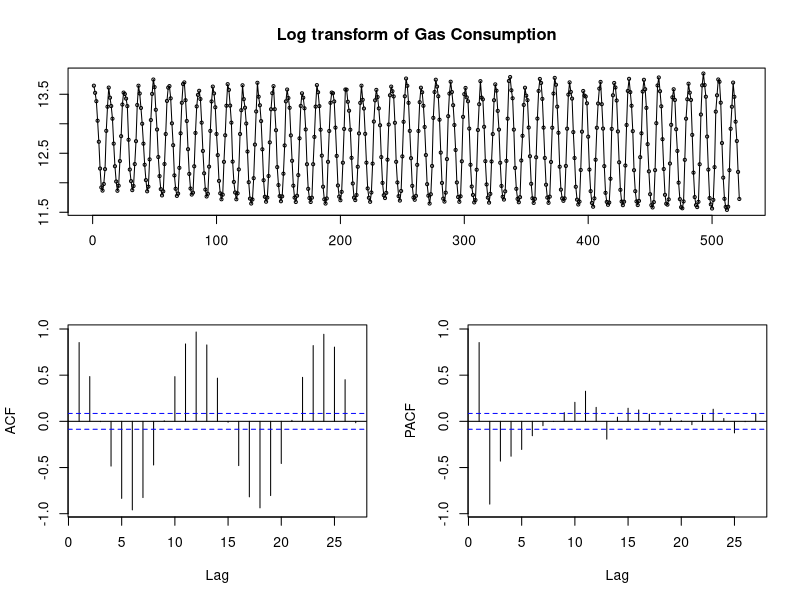
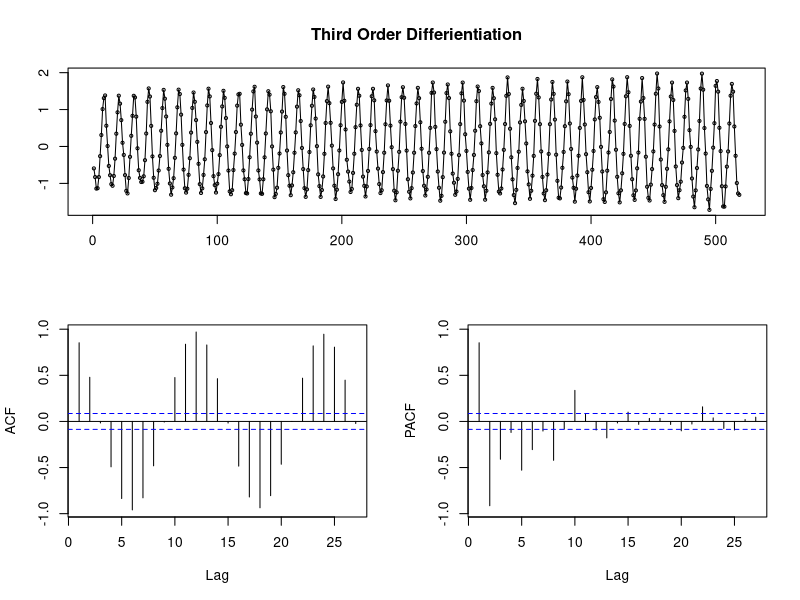
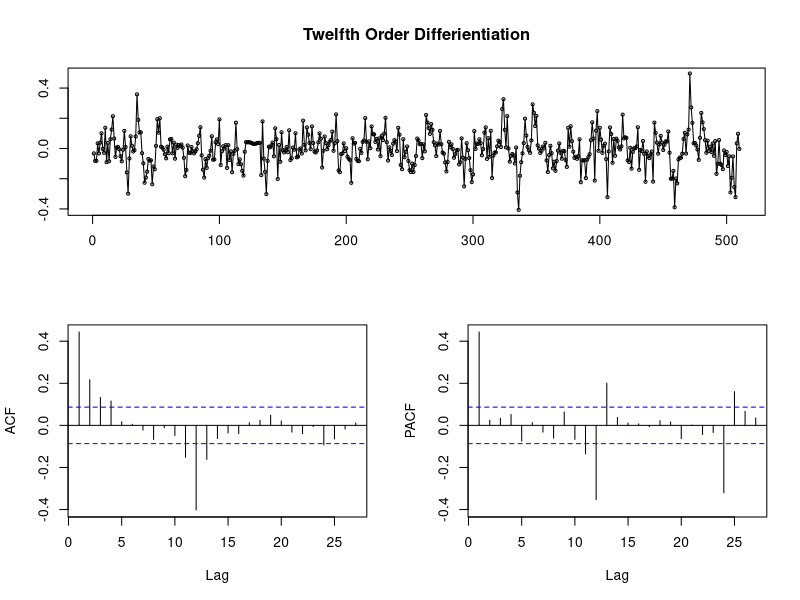
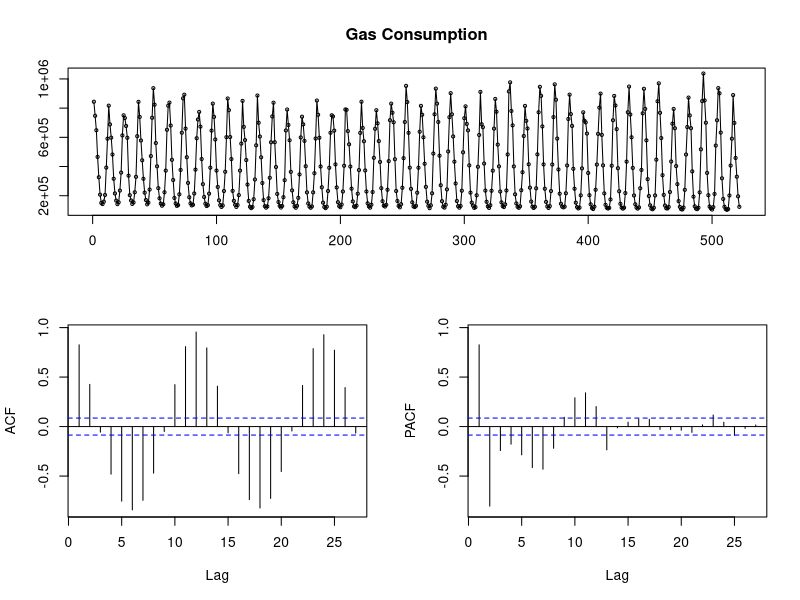
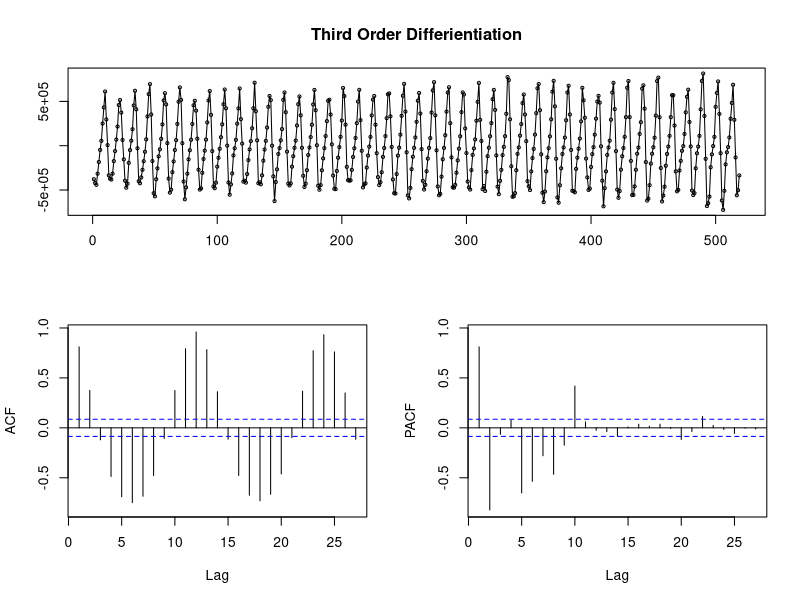
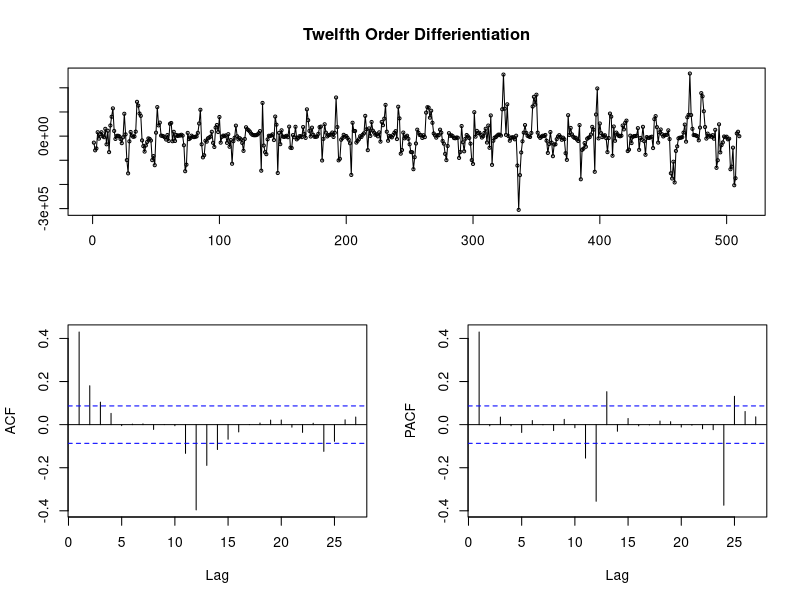
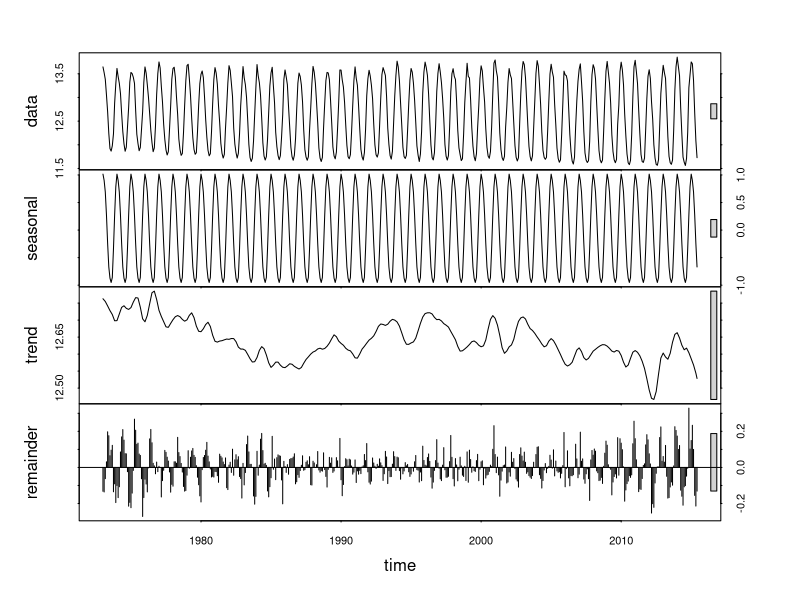
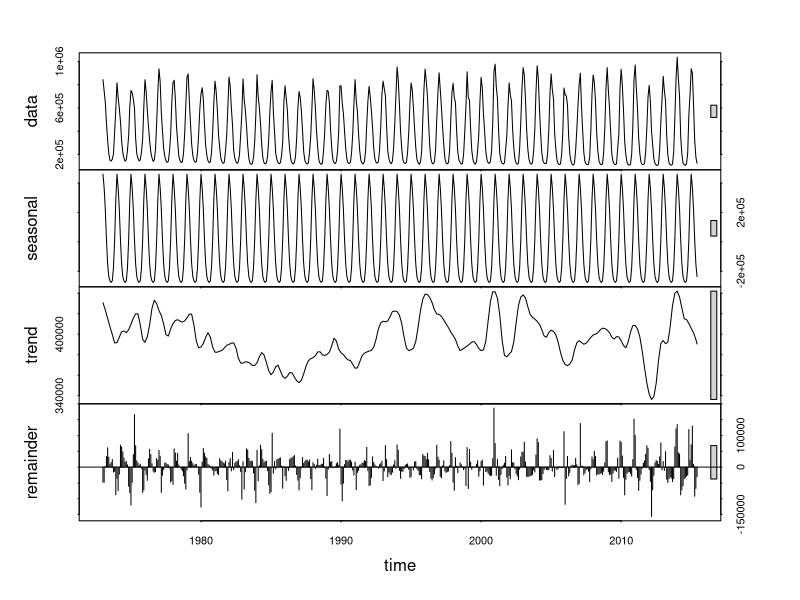

The R source for these figures, in order:
## ---- chunk 1
library(readr)
gas <- na.omit(read_csv("data/gas.csv", col_types = cols(date = col_date(format = "%Y-%m-%d"))))
rmse <- function(l, r) {
  sqrt(sum((l - r)^2)/NROW(l))
}
exp_rmse <- function(l, r) {
  rmse(exp(l), exp(r))
}
## ---- chunk 2
library(forecast)
tsdisplay(gas$log_gas_cons,main="Log transform of Gas Consumption")
tsdisplay(diff(gas$log_gas_cons, 3), main="Third Order Differientiation")
tsdisplay(diff(gas$log_gas_cons, 12), main="Twelfth Order Differientiation")
## ---- chunk 3
tsdisplay(gas$gas_cons,main="Gas Consumption")
tsdisplay(diff(gas$gas_cons, 3), main="Third Order Differientiation")
tsdisplay(diff(gas$gas_cons, 12), main="Twelfth Order Differientiation")
## ---- chunk 4
lgas = ts(gas$log_gas_cons, start = c(1973, 1), frequency=12)
train = window(lgas, start = c(1973, 1), end = c(2015, 6))
test = window(lgas, start = c(2015,7), end = c(2016, 6))

dgas = ts(gas$gas_cons, start = c(1973, 1), frequency=12)
dtrain = window(dgas, start = c(1973, 1), end = c(2015, 6))
dtest = window(dgas, start = c(2015, 7), end = c(2016, 6))
## ---- chunk 5
decomp = stl(train, s.window="periodic")
plot(decomp)
## ---- chunk 6
stlfk_naive = forecast(decomp, method="naive", h=12)
summary(stlfk_naive)
accuracy(stlfk_naive, test)
## ---- chunk 7
stlfk_ets = forecast(decomp, method="ets", h=12)
summary(stlfk_ets)
accuracy(stlfk_ets, test)
## ---- chunk 8
stlfk_arima = forecast(decomp, method="arima", h=12)
summary(stlfk_arima)
accuracy(stlfk_arima, test)
## ---- chunk 9
c(exp_rmse(stlfk_naive$mean, test), exp_rmse(stlfk_ets$mean, test), exp_rmse(stlfk_arima$mean, test))
## ---- chunk 10
ddecomp = stl(dtrain, s.window="periodic")
plot(ddecomp)
## ---- chunk 11
dstl_naive = forecast(ddecomp, method="naive", h=12)
dstl_ets = forecast(ddecomp, method="ets", h=12)
dstl_arima = forecast(ddecomp, method="arima", h=12)

summary(dstl_naive)
summary(dstl_ets)
summary(dstl_arima)

accuracy(dstl_naive, dtest)
accuracy(dstl_arima, dtest)
accuracy(dstl_ets, dtest)
## ---- chunk 12
autofit = auto.arima(train, seasonal=TRUE)
print(autofit)
autofk = forecast(autofit,h=12)
accuracy(autofk,test)
## ---- chunk 13
custfit = Arima(train, order=c(4,0,1), seasonal=c(0,1,2))
print(custfit)
custfk = forecast(custfit,h=12)
accuracy(custfk,test)
## ---- chunk 14
dautofit = auto.arima(dtrain, seasonal=TRUE)
print(dautofit)
dautofk = forecast(dautofit,h=12)
accuracy(dautofk,dtest)
## ---- chunk 15
c(accuracy(dautofk,dtest)[2, "RMSE"], exp_rmse(autofk$mean, test))
## ---- chunk 16
library(ggplot2)
err = data.frame("RMSE" = rep(0, 2010-1973+1), row.names = seq(1973, 2010))
for (y in 1973:2010){
    model = Arima(window(train, start=c(y,1)), order=c(2,0,0), seasonal=c(1,1,1), include.drift = TRUE)
    rmse = accuracy(forecast(model, h=12),test)[2,"RMSE"]
    err[as.character(y),] = rmse
}
ggplot(err)+geom_line(aes(x=as.numeric(row.names(err)), y=RMSE))
## ---- chunk 17
errm = data.frame("RMSE" = rep(0, 12), row.names = seq(1, 12))
for (m in 1:12){
    model = Arima(window(train, start=c(2000,m)), order=c(2,0,0), seasonal=c(1,1,1), include.drift = TRUE)
    rmse = accuracy(forecast(model, h=12),test)[2,"RMSE"]
    errm[as.character(m),] = rmse
}
ggplot(errm)+geom_line(aes(x=as.numeric(row.names(errm)), y=RMSE))+scale_x_continuous(breaks=seq(1,12))
## ---- chunk 18
rollwitme = function(p,d,q,P,D,Q, drift){
    RMSE = rep(0,28)
    for (y in 1973:2000){
        tr = window(lgas, start=c(y,7), end=c(y+15,6))
        te = window(lgas, start=c(y+15,7), end=c(y+16,6))
        model = Arima(tr, order=c(p,d,q), seasonal=c(P,D,Q), include.drift = drift)
        RMSE[y+1-1973] = accuracy(forecast(model, h=12),te)[2,"RMSE"] 
    }
    return(RMSE)
}
## ---- chunk 19
eval = data.frame('run'=seq(1:28))
eval['arima_v1'] = rollwitme(2,0,0,1,1,1,TRUE)
eval['arima_v2'] = rollwitme(1,0,0,0,1,1,FALSE)
eval['arima_v3'] = rollwitme(1,0,0,0,1,1,TRUE)
eval['arima_v4'] = rollwitme(2,0,0,1,1,1,FALSE)
eval['arima_v5'] = rollwitme(4,0,0,0,1,1,FALSE)
ggplot(stack(eval[,names(eval) != "run"]))+geom_boxplot(aes(x=ind, y=values))+
    labs(x='model', title="Model Performances", y="RMSE")
